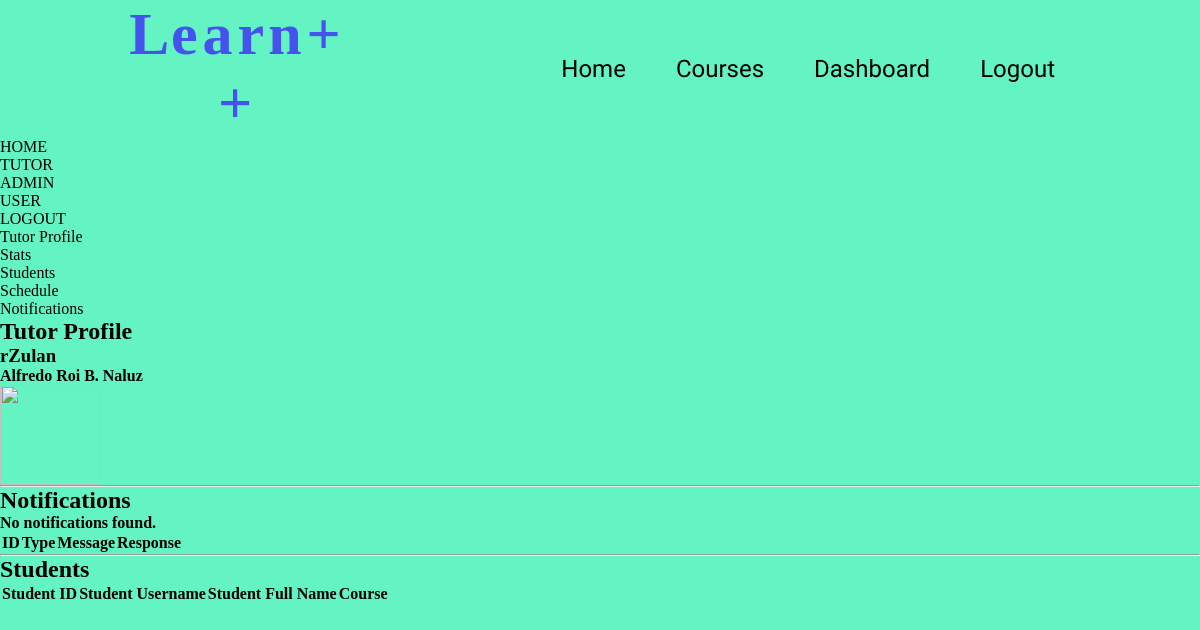
Before: /core/dashboard/tutor (signed in) with the older database file.
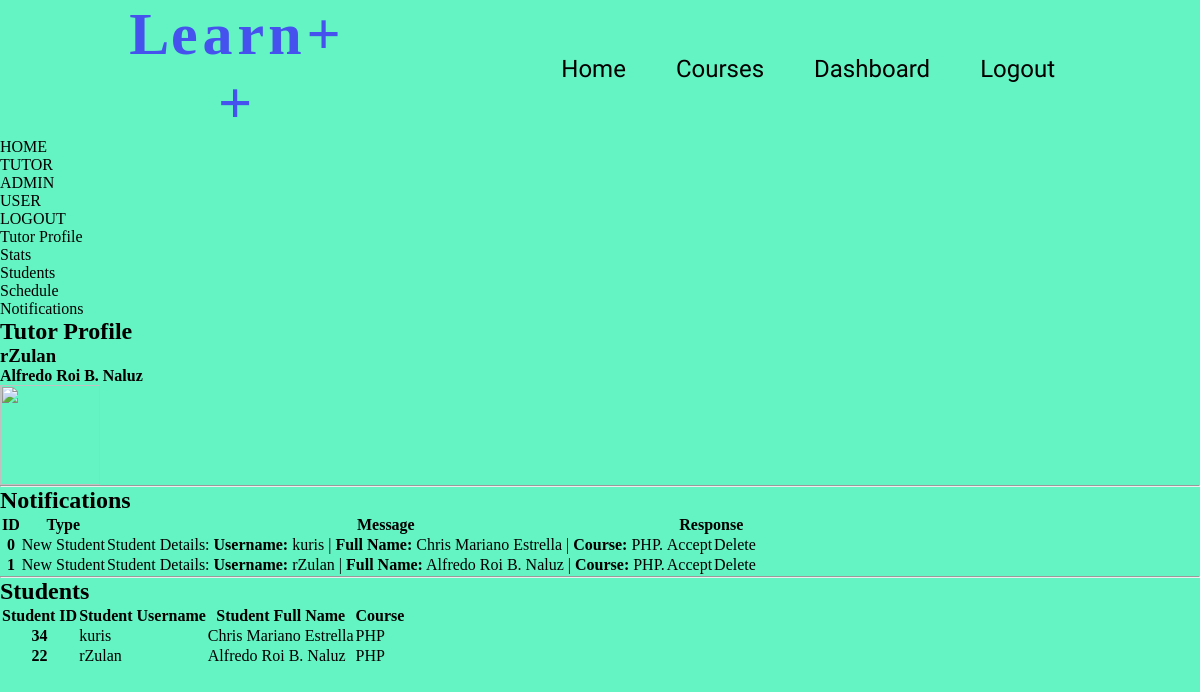
After: the same page with the newer database file.
### tables this page shows
CREATE TABLE `users` (
  `user_id` int NOT NULL AUTO_INCREMENT,
  `user_name` varchar(32) NOT NULL,
  `user_password` varchar(72) NOT NULL,
  `user_email` varchar(64) NOT NULL,
  `user_ip` varchar(15) NOT NULL,
  `user_fname` varchar(32) NOT NULL DEFAULT '',
  `user_mname` varchar(32) NOT NULL DEFAULT '',
  `user_lname` varchar(32) NOT NULL DEFAULT '',
  `user_cemail` varchar(64) NOT NULL DEFAULT '',
  `user_phone` varchar(12) NOT NULL DEFAULT '',
  `user_messenger` varchar(64) NOT NULL DEFAULT '',
  `user_balance` int NOT NULL DEFAULT '0',
  PRIMARY KEY (`user_id`),
  UNIQUE KEY `user_id_UNIQUE` (`user_id`)
);

CREATE TABLE `tutor_notifications` (
  `tn_id` int NOT NULL AUTO_INCREMENT,
  `tn_tutor` int NOT NULL,
  `tn_type` varchar(32) NOT NULL,
  `tn_message` varchar(256) NOT NULL,
  PRIMARY KEY (`tn_id`),
  UNIQUE KEY `tn_id_UNIQUE` (`tn_id`)
);

CREATE TABLE `tutor_students` (
  `ts_id` int NOT NULL AUTO_INCREMENT,
  `ts_tutor` int NOT NULL,
  `ts_student` int NOT NULL,
  `ts_course` int NOT NULL,
  PRIMARY KEY (`ts_id`),
  UNIQUE KEY `ts_id_UNIQUE` (`ts_id`)
);

CREATE TABLE `courses` (
  `course_id` int NOT NULL AUTO_INCREMENT,
  `course_name` varchar(64) NOT NULL,
  `course_description` varchar(1024) NOT NULL DEFAULT ' ',
  PRIMARY KEY (`course_id`),
  UNIQUE KEY `course_id_UNIQUE` (`course_id`)
);

### utils/checker.php (called while the page is built, shortened)
<?php
function isLoggedIn() {
    if(isset($_SESSION['user_id'])) {
        return true;
    }
    return false;
}
function isTutor($handle, $userid) {
    $stmt = $handle->prepare("SELECT * FROM learnpp.tutors WHERE user_id = ?;");
    $stmt->execute([$userid]);
    if($stmt->rowCount()) {
        return true;
    }
    return false;
}
function isAdmin($handle, $userid) {
    $stmt = $handle->prepare("SELECT * FROM learnpp.admins WHERE user_id = ?;");
    $stmt->execute([$userid]);
    if($stmt->rowCount()) {
        return true;
    }
    return false;
}

### utils/getter.php (called while the page is built, shortened)
<?php
function getTutorIDFromUserID($handle, $userid) {
    $stmt = $handle->prepare("SELECT tutor_id FROM learnpp.tutors WHERE user_id = ? LIMIT 1;");
    $stmt->execute([$userid]);
    return $stmt->fetch()['tutor_id'];
}
function getUserName($handle, $userid) {
    $stmt = $handle->prepare("SELECT user_name FROM learnpp.users WHERE user_id = ? LIMIT 1;");
    $stmt->execute([$userid]);
    return $stmt->fetch()['user_name'];
}
function getUserFullName($handle, $userid) {
    $stmt = $handle->prepare("SELECT user_fname, user_mname, user_lname FROM learnpp.users WHERE user_id = ? LIMIT 1;");
    $stmt->execute([$userid]);
    $result = $stmt->fetch();
    $fullName = $result['user_fname'] . ' ' . $result['user_mname'] . ' ' . $result['user_lname'];
    return $fullName;
}
function getCourseName($handle, $courseid) {
    $stmt = $handle->prepare("SELECT course_name FROM learnpp.courses WHERE course_id = ? LIMIT 1;");
    $stmt->execute([$courseid]);
    return $stmt->fetch()['course_name'];
}

### core/dashboard/tutor/index.php (the view, shortened to what this page needs)
<?php
include('../../../connection/main.php');
include('../../../utils/checker.php');
include('../../../utils/getter.php');
?>
<!DOCTYPE html>
<html lang="en">
<head>
    <link rel="stylesheet" href="/style.css">
</head>
<body>
    <?php
    include('../../../parts/nav.php');
    include('../../../parts/sidebar.php');
    ?>
    <div class="db-options">
        <ul>
            <li><a href="#">Tutor Profile</a></li>
            <li><a href="#">Stats</a></li>
            <li><a href="#">Students</a></li>
            <li><a href="#">Schedule</a></li>
            <li><a href="#">Notifications</a></li>
        </ul>
    </div>
    <section class="profile">
        <h1>Tutor Profile</h1>
        <div class="profile-container">
            <div class="name-and-pic">
                <h3>
                    <?=getUserName($SQL_Handle, $_SESSION['user_id'])?>
                </h3>
                <h4>
                    <?=getUserFullName($SQL_Handle, $_SESSION['user_id'])?>
                </h4>
                <img src="/assets/stock/pfp-template.png" alt="" height="100px" width="100px">
            </div>
        </div>
        <hr>
    </section>
    <section class="notifications">
        <h1>Notifications</h1>
        <?php
        $stmt = $SQL_Handle->prepare("SELECT * FROM learnpp.tutor_notifications WHERE tn_tutor = ?;");
        $stmt->execute([getTutorIDFromUserID($SQL_Handle, $_SESSION['user_id'])]);
        ?>
        <table class="table">
            <thead class="bg-dark text-light">
                <tr>
                    <th scope="col">ID</th>
                    <th scope="col">Type</th>
                    <th scope="col">Message</th>
                    <th scope="col" colspan=2>Response</th>
                </tr>
            </thead>
            <tbody>
            <?php
            if($stmt->rowCount()) {
                foreach(array_reverse($stmt->fetchAll()) as $i=>$notification) {
                    echo "<tr>";
                        echo '<th scope="row">' . $i . '</td>';
                        echo '<td>' . $notification['tn_type'] . '</td>';
                        echo '<td>' . $notification['tn_message'] . '</td>';
                        $stmt = $SQL_Handle->prepare("SELECT * FROM learnpp.tutor_requests WHERE tr_notification = ? LIMIT 1;");
                        $stmt->execute([$notification['tn_id']]);
                        $result = $stmt->fetch();
                        echo '<td><a href="/core/dashboard/tutor/accept.php?request-id=' . $result['tr_id'] . '">Accept</a></td>';
                        echo '<td><a href="/core/dashboard/tutor/delete.php?request-id=' . $result['tr_id'] . '">Delete</a></td>';
                    echo "</tr>";
                }
            } else {
                echo '<h4>No notifications found.</h4>';
            }
            ?>
            </tbody>
        </table>
        <hr>
    </section>
    <section class="students">
        <h1>Students</h1>
        <?php
        $stmt = $SQL_Handle->prepare("SELECT * FROM learnpp.tutor_students WHERE ts_tutor = ?;");
        $stmt->execute([getTutorIDFromUserID($SQL_Handle, $_SESSION['user_id'])]);
        ?>
        <table class="table">
            <thead class="bg-dark text-light">
                <tr>
                    <th scope="col">Student ID</th>
                    <th scope="col">Student Username</th>
                    <th scope="col">Student Full Name</th>
                    <th scope="col">Course</th>
                </tr>
            </thead>
            <tbody>
            <?php
            foreach(array_reverse($stmt->fetchAll()) as $i=>$notification) {
                echo "<tr>";
                    echo '<th scope="row">' . $notification['ts_student'] . '</td>';
                    echo '<td>' . getUserName($SQL_Handle, $notification['ts_student']) . '</td>';
                    echo '<td>' . getUserFullName($SQL_Handle, $notification['ts_student']) . '</td>';
                    echo '<td>' . getCourseName($SQL_Handle, $notification['ts_course']) . '</td>';
                echo "</tr>";
            }
            ?>
            </tbody>
        </table>
    </section>
</body>
</html>

### parts/nav.php (shortened to what this page needs)
<nav>
    <?php
    include('logo.php');
    ?>
    <ul>
        <li><a href="/core/home.php">Home</a></li>
        <li><a href="/core/courses.php">Courses</a></li>
        <?php
        if(isLoggedIn()) {
            echo '<li><a href="/core/dashboard">Dashboard</a></li>';
            echo '<li><a href="/auth/logout.php">Logout</a></li>';
        } else {
            echo '<li><a href="/auth/login/login.php">Login</a></li>';
        }
        ?>
    </ul>
</nav>

### parts/logo.php (shortened to what this page needs)
<a href="/core/home.php" id="brand-name">
    <h1>
        <span id="char-1">L</span>
        <span id="char-2">e</span>
        <span id="char-3">a</span>
        <span id="char-4">r</span>
        <span id="char-5">n</span>
        <span id="char-6">+</span>
        <span id="char-7">+</span>
    </h1>
</a>

### parts/sidebar.php
<div class="side-bar">
    <ul>
        <li><a href="/core/home.php">HOME</a></li>
        <?php
        if(isTutor($SQL_Handle, $_SESSION['user_id'])) {
            echo '<li><a href="/core/dashboard/tutor">TUTOR</a></li>';
        }
        ?>
        <?php
        if(isAdmin($SQL_Handle, $_SESSION['user_id'])) {
            echo '<li><a href="/core/dashboard/admin">ADMIN</a></li>';
        }
        ?>
        <li><a href="/core/dashboard/user">USER</a></li>
        <li><a href="/auth/logout.php">LOGOUT</a></li>
    </ul>
</div>

### style.css (style rules this page uses)
* { margin: 0; padding: 0; }
li { list-style: none; }
a { text-decoration: none; color: black; }
nav { display: flex; width: 80%; margin: auto; align-items: center; }
#brand-name { flex: 1; text-align: left; }
nav ul { flex: 3; display: flex; justify-content: right; }
nav ul li { margin: 0 25px 0 25px; font-family: 'Dosis', sans-serif; font-size: 1.5em; text-align: center; }
body { background-color: rgb(100, 243, 195); }

### parts/logo.php (style rules this page uses)
#brand-name { transition: 1000ms; font-family: logofont; font-size: 2.5em; text-align: center; text-decoration: none; color: rgb(70, 82, 238); }
#brand-name h1 span { margin-left: -10px; }

Changed rows visible on the page:
added tutor_notifications: i "0", tn_type "New Student", tn_message "Student Details: Username: kuris | Full Name: Chris Mariano Estrella | Course: PHP."
added tutor_notifications: i "1", tn_type "New Student", tn_message "Student Details: Username: rZulan | Full Name: Alfredo Roi B. Naluz | Course: PHP."
added tutor_students: ts_student "34", ts_student.user_name "kuris", ts_student.user_lname "Chris Mariano Estrella", ts_course.course_name "PHP"
added tutor_students: ts_student "22", ts_student.user_name "rZulan", ts_student.user_lname "Alfredo Roi B. Naluz", ts_course.course_name "PHP"
Other visible differences:
text no longer shown: "No notifications found."
